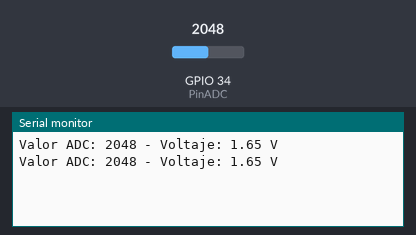
Bench run of a program on a simulated ESP32. Parts: the last lines printed to the serial monitor. The inputs (shaded band) are chosen by the test bench; at power-on: GPIO 34 (PinADC) = 2048 (analog values on the 0–4095 scale).

Above: at 1.8 s.
1.9 s: GPIO 34 (PinADC) set to 2866
At 2.8 s:
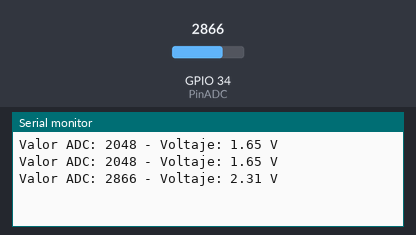
3.4 s: GPIO 34 (PinADC) set to 3603
At 4.8 s:
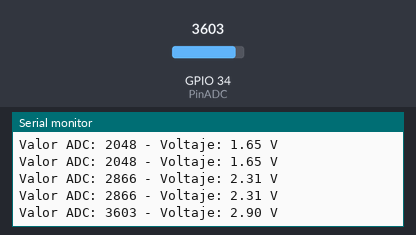
Timing chart, 0 to 6.4 s (numbered marks = the images above; inputs shaded):
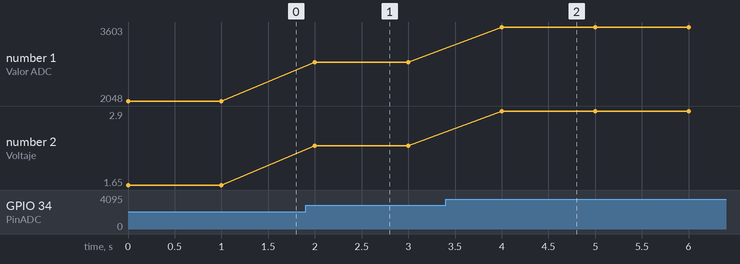

Measured:
- after the input at 1.9 s, the serial monitor: prints a new line after 0.10 s (image 1)
- after the input at 3.4 s, the serial monitor: prints a new line after 0.60 s (image 2)
- plotted number 1: 2048 → 2866 after the input at 1.9 s, 2866 → 3603 after the input at 3.4 s
- plotted number 2: 1.65 → 2.31 after the input at 1.9 s, 2.31 → 2.9 after the input at 3.4 s

The program:

main.cpp
```cpp
// #include <Arduino.h>

// #define PinIN 18
// #define PinOUT 2

// void setup() {
//     pinMode(PinOUT, OUTPUT);
//     pinMode(PinIN, INPUT_PULLDOWN);
// }

// void loop() {
//     if(digitalRead(PinIN) == HIGH){
//         digitalWrite(PinOUT, HIGH);
//     } else {
//         digitalWrite(PinOUT, LOW);
//     }
// }

#include <Arduino.h>

#define PinADC 34
#define Resolucion 3.3/4095
// #define Resolucion 3.3/2047  // Resolución del ADC de 11 bits - 2047 combinaciones
// #define Resolucion 3.3/4095  // Resolución del ADC de 12 bits - 4095 combinaciones
// #define Resolucion 3.3/1023  // Resolución del ADC de 10 bits - 1023 combinaciones
// #define Resolucion 3.3/511   // Resolución del ADC de 9 bits - 511 combinaciones


int rADC = 0;
float voltaje = 0.0;

void setup() {
    Serial.begin(9600);

    analogReadResolution(12); // Resolución del ADC de 12 bits - 4095 combinaciones
    analogSetPinAttenuation(PinADC, ADC_11db); // Rango de voltaje de 0 a 3.6V

    /*
     * La atenuación de 0dB (ADC_0db) es el rango de voltaje de 0 a 1.1V
     * La atenuación de 2.5dB (ADC_2_5db) es el rango de voltaje de 0 a 1.5V
     * La atenuación de 6dB (ADC_6db) es el rango de voltaje de 0 a 2.2V
     * La atenuación de 11dB (ADC_11db) es el rango de voltaje de 0 a 3.9V
     *
     * A una atenuación de 11 dB, el voltaje máximo está limitado por VDDA, no por el voltaje de escala completa
    */
}
void loop() {
  rADC = analogRead(PinADC);
  voltaje = rADC * Resolucion;
  Serial.print("Valor ADC: ");
  Serial.print(rADC);
  Serial.print(" - Voltaje: ");
  Serial.print(voltaje,2);
  Serial.println(" V");
  delay(1000);
}
```
